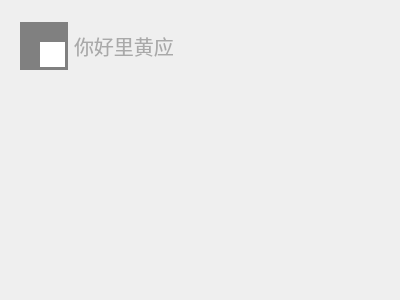
<?xml version="1.0" encoding="UTF-8"?>
<ui version="4.0">
 <class>QQitem</class>
 <widget class="QWidget" name="QQitem">
  <property name="geometry">
   <rect>
    <x>0</x>
    <y>0</y>
    <width>400</width>
    <height>300</height>
   </rect>
  </property>
  <property name="windowTitle">
   <string>Form</string>
  </property>
  <widget class="QWidget" name="">
   <property name="geometry">
    <rect>
     <x>0</x>
     <y>20</y>
     <width>391</width>
     <height>52</height>
    </rect>
   </property>
   <layout class="QHBoxLayout" name="horizontalLayout_2">
    <item>
     <spacer name="horizontalSpacer">
      <property name="orientation">
       <enum>Qt::Horizontal</enum>
      </property>
      <property name="sizeType">
       <enum>QSizePolicy::Fixed</enum>
      </property>
      <property name="sizeHint" stdset="0">
       <size>
        <width>20</width>
        <height>20</height>
       </size>
      </property>
     </spacer>
    </item>
    <item>
     <layout class="QHBoxLayout" name="horizontalLayout">
      <item>
       <widget class="QWidget" name="widget" native="true">
        <property name="minimumSize">
         <size>
          <width>48</width>
          <height>48</height>
         </size>
        </property>
        <property name="maximumSize">
         <size>
          <width>48</width>
          <height>48</height>
         </size>
        </property>
        <widget class="QLabel" name="icon">
         <property name="geometry">
          <rect>
           <x>0</x>
           <y>0</y>
           <width>48</width>
           <height>48</height>
          </rect>
         </property>
         <property name="minimumSize">
          <size>
           <width>48</width>
           <height>48</height>
          </size>
         </property>
         <property name="maximumSize">
          <size>
           <width>48</width>
           <height>48</height>
          </size>
         </property>
         <property name="styleSheet">
          <string notr="true">QLabel{
	background-color:gray;
}</string>
         </property>
         <property name="text">
          <string/>
         </property>
        </widget>
        <widget class="QLabel" name="phone">
         <property name="geometry">
          <rect>
           <x>20</x>
           <y>20</y>
           <width>25</width>
           <height>25</height>
          </rect>
         </property>
         <property name="minimumSize">
          <size>
           <width>25</width>
           <height>25</height>
          </size>
         </property>
         <property name="maximumSize">
          <size>
           <width>25</width>
           <height>25</height>
          </size>
         </property>
         <property name="styleSheet">
          <string notr="true">QLabel{
	background-color:white;
}</string>
         </property>
         <property name="text">
          <string/>
         </property>
        </widget>
       </widget>
      </item>
      <item>
       <widget class="QLabel" name="name">
        <property name="styleSheet">
         <string notr="true">QLabel{
	color:darkgray;font-size:20px;
}</string>
        </property>
        <property name="text">
         <string>你好里黄应</string>
        </property>
       </widget>
      </item>
     </layout>
    </item>
    <item>
     <spacer name="horizontalSpacer_2">
      <property name="orientation">
       <enum>Qt::Horizontal</enum>
      </property>
      <property name="sizeHint" stdset="0">
       <size>
        <width>40</width>
        <height>20</height>
       </size>
      </property>
     </spacer>
    </item>
   </layout>
  </widget>
 </widget>
 <resources/>
 <connections/>
</ui>
